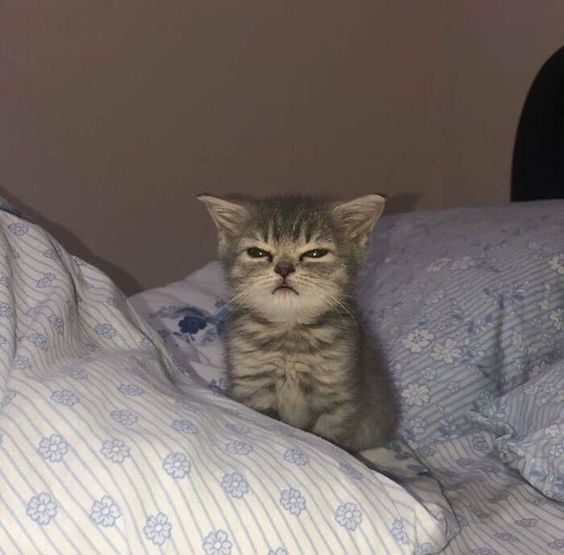
#> input picture openCV/photos/catSleepy.jpg, 564 x 555 px, found by its file name
$ python contour.py
#> lines starting #> are read from the running program, lines starting #| are printed output that depends on the picture; after the words box and inside, x2 and y2 are one past the last pixel; in counts of white or black regions, pixels touching at a corner belong together
import cv2 as cv

img = cv.imread("photos\catSleepy.jpg")
#> img is the input picture: shape (555, 564, 3); mean B, G, R 107.7, 111.3, 120.6
cv.imshow('Original', img)

gray = cv.cvtColor(img, cv.COLOR_BGR2GRAY)
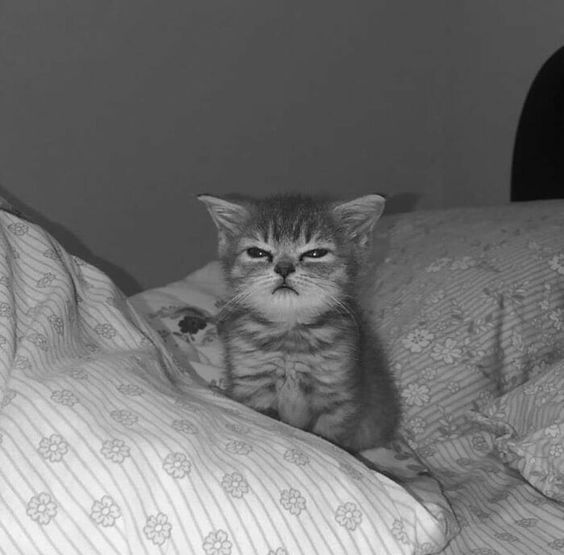
#> gray: shape (555, 564); min 7, max 249, mean 113.7
cv.imshow('Gray', gray)

# blur = cv.GaussianBlur(gray, (5,5), cv.BORDER_DEFAULT)
# cv.imshow('Blur', blur)

canny = cv.Canny(img, 125, 175)
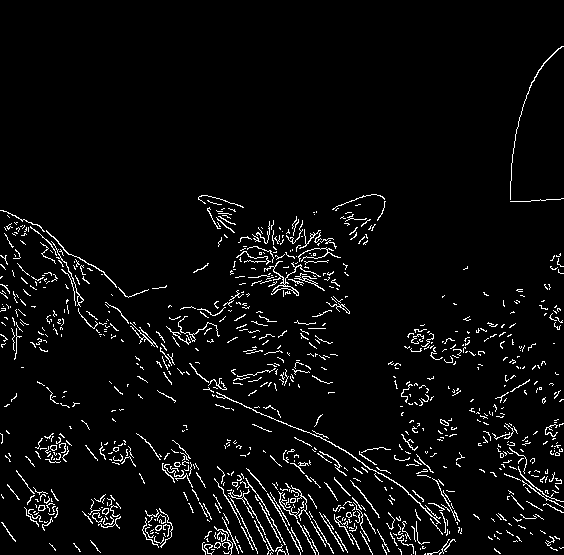
#> canny: shape (555, 564); 4.4% white in thin lines or dots
cv.imshow('Canny', canny)

contours, hierarchies = cv.findContours(canny, cv.RETR_LIST, cv.CHAIN_APPROX_SIMPLE)
#> contours = 942 contours, 911 with area under 20; largest, box (x1, y1, x2, y2) and area: (216, 392, 441, 524) 112, (264, 261, 321, 296) 73, (46, 230, 117, 288) 48, (51, 241, 84, 307) 45, (294, 273, 325, 291) 38
print(F'{len(contours)} contour(s) found!')
#| 942 contour(s) found!

cv.waitKey(0)
